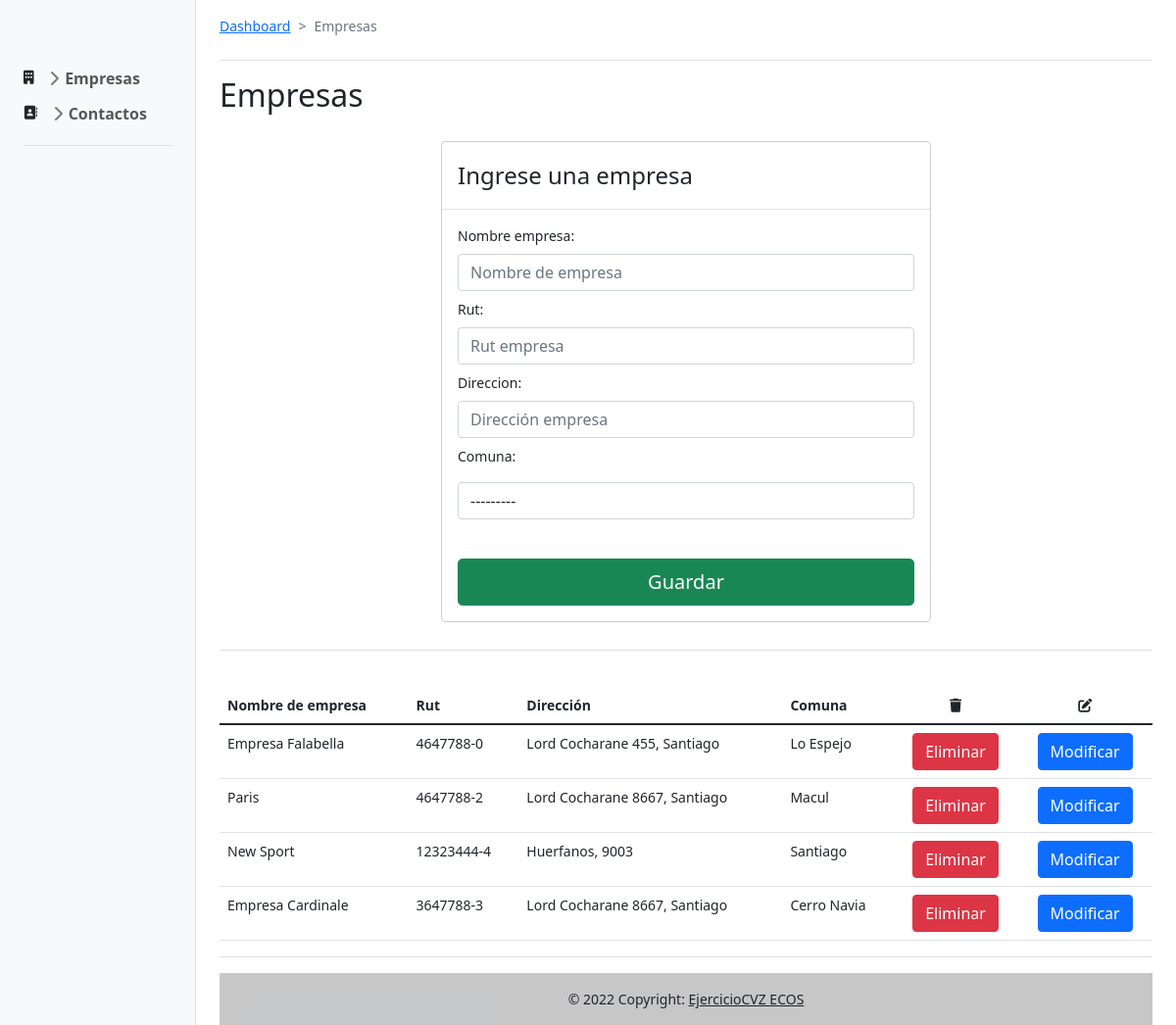
Page /Empresa/ on the committed database.
### appEmpresa/models.py (models this page shows, shortened)
class Empresa(models.Model):
    IdEmpresa = models.AutoField(primary_key=True,serialize=False,verbose_name='IdContacto')
    Nombre_empresa = models.CharField(max_length=255, null=False)
    Rut = models.CharField(max_length=10, null=False)
    Direccion = models.CharField(max_length=100, null=False)
    Comuna = models.ForeignKey(Comuna, on_delete=models.CASCADE, db_column='Nombre')

### appComuna/models.py (models this page shows)
class Comuna(models.Model):
    IdComuna = models.AutoField(primary_key=True)
    Nombre = models.CharField(max_length=60, blank=True, null=True)
    def __str__(self):
        return '%s'%(self.Nombre)

### appEmpresa/views.py (the view, shortened to what this page needs)
# urls.py: path('Empresa/',ListarEmpresa, name='Empresa'),
def ListarEmpresa(request):
    empresa = Empresa.objects.all()
    data = {'form':EmpresaForm(),
    'empresa':empresa
    }
    return render(request,"AppEmpresa/Empresa.html",data)

### templates/AppEmpresa/Empresa.html (shortened to what this page needs)
{% extends 'Home/Dashboard.html'%}
{% load static %}
{% block content %}
<body>
    <main class="col-md-9 ms-sm-auto col-lg-10 px-md-4">
      <div data-valor="1" class="d-flex justify-content-between flex-wrap flex-md-nowrap align-items-center pt-3 pb-2 mb-3 border-bottom">
        <nav style="--bs-breadcrumb-divider: '>';" aria-label="breadcrumb">
          <ol class="breadcrumb">
            <li class="breadcrumb-item"><a href="{% url 'Empresa:Dashboard'%}">Dashboard</a></li>
            <li class="breadcrumb-item active" aria-current="page">Empresas</li>
          </ol>
        </nav>
      </div>
      <h1 class="h2 ">Empresas</h1>
      <div class="container" id="AgregarEmpresa">
        <div class="modal-dialog modal-dialog-centered">
          <div class="modal-content">
            <div class="modal-header">
              <h4 class="modal-title">Ingrese una empresa</h4>
            </div>
            <div class="modal-body">
                <form method="post">
                  {{ form }}
                  <button class="w-100 btn btn-lg btn-success mt-4" type="submit">Guardar</button>
                </form>
            </div>
          </div>
        </div>
      </div>
      <hr style="color:grey;">
      <br>
      <table class="table">
        <thead>
            <tr>
                <th> Nombre de empresa </th>
                <th> Rut</th>
                <th> Dirección </th>
                <th> Comuna </th>
                <th class="text-center"><i class="fas fa-trash"></i></th>
                <th class="text-center"><i class="fas fa-edit"></i></th>
            </tr>
        </thead>
        <tbody>
            {% for i in empresa %}
            <tr>
                <td>{{i.Nombre_empresa}}</td>
                <td>{{i.Rut}}</td>
                <td>{{i.Direccion}}</td>
                <td>{{i.Comuna}}</td>
                <td class="text-center"><a onclick="EliminarEmpresa({{i.IdEmpresa}})"><button class="btn btn-danger">Eliminar</button></a></td>
                <td class="text-center"><a><button class="btn btn-primary ActualizarEmpresa" >Modificar</button></a></td>
            </tr>
            {% endfor %}
      </table>
      <hr style="color:grey;">
      <footer class="bg-light text-center text-lg-start">
        <div class="text-center p-3" style="background-color: rgba(0, 0, 0, 0.2);">
          © 2022 Copyright:
          <a class="text-dark">EjercicioCVZ ECOS</a>
        </div>
      </footer>
    </main>
  </body>
{% endblock %}

### templates/Home/Dashboard.html (shortened to what this page needs)
{% load static %}
<!doctype html>
<html lang="en">
  <head>
    <link href="{%static '/css/bootstrap.min.css'%}" rel="stylesheet">
    <link href="{%static '/css/dashboard.css'%}" rel="stylesheet">
    <link href="{%static '/css/sidebar.css'%}" rel="stylesheet">
  </head>
  <body>
    <div class="container-fluid">
      <div class="row">
        <nav id="sidebarMenu" class="col-md-3 col-lg-2 d-md-block bg-light sidebar collapse">
          <div class="position-sticky pt-3 px-4">
            <ul class="list-unstyled ps-0">
              <li class="mb-1">
                <i class="fas fa-building"></i>
                <button class="btn btn-toggle align-items-center rounded collapsed" data-bs-toggle="collapse" data-bs-target="#dashboard-collapse" aria-expanded="false">
                  Empresas
                </button>
              </li>
              <li class="mb-1">
                <i class="fas fa-address-book"></i>
                <button class="btn btn-toggle align-items-center rounded collapsed" data-bs-toggle="collapse" data-bs-target="#orders-collapse" aria-expanded="false">
                  Contactos
                </button>
              </li>
              <li class="border-top my-3"></li>
            </ul>
          </div>
        </nav>
        {% block content %}{% endblock %}
  </body>
</html>

### static/css/dashboard.css (style rules this page uses)
body { font-size: .875rem; }
.sidebar { position: fixed; top: 0; bottom: 0; left: 0; z-index: 100; padding: 48px 0 0; box-shadow: inset -1px 0 0 rgba(0, 0, 0, .1); }

### static/css/sidebar.css (style rules this page uses)
.btn-toggle { display: inline-flex; align-items: center; padding: .25rem .5rem; font-weight: 600; color: rgba(0, 0, 0, .65); background-color: transparent; border: 0; }
.btn-toggle::before { width: 1.25em; line-height: 0; transition: transform .35s ease; transform-origin: .5em 50%; }

### rows in the picture
Empresa: Nombre_empresa "Empresa Falabella", Rut "4647788-0", Direccion "Lord Cocharane 455, Santiago", Comuna "Lo Espejo"
Empresa: Nombre_empresa "Paris", Rut "4647788-2", Direccion "Lord Cocharane 8667, Santiago", Comuna "Macul"
Empresa: Nombre_empresa "New Sport", Rut "12323444-4", Direccion "Huerfanos, 9003", Comuna "Santiago"
Empresa: Nombre_empresa "Empresa Cardinale", Rut "3647788-3", Direccion "Lord Cocharane 8667, Santiago", Comuna "Cerro Navia"
